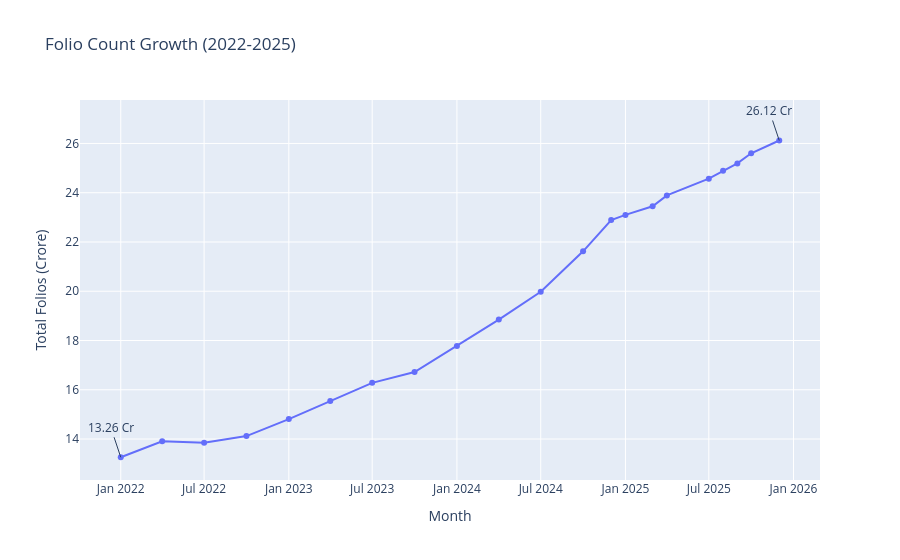

Notebook code for this chart:
### Code cell
# Convert month column
folio['month'] = pd.to_datetime(folio['month'])

# Create string version for Plotly export
folio['month_str'] = folio['month'].dt.strftime('%Y-%m')

# Create Line Chart
fig = px.line(
    folio,
    x='month_str',
    y='total_folios_crore',
    markers=True,
    title='Folio Count Growth (2022-2025)'
)

# Starting point annotation
fig.add_annotation(
    x=folio['month_str'].iloc[0],
    y=folio['total_folios_crore'].iloc[0],
    text='13.26 Cr',
    showarrow=True
)

# Ending point annotation
fig.add_annotation(
    x=folio['month_str'].iloc[-1],
    y=folio['total_folios_crore'].iloc[-1],
    text='26.12 Cr',
    showarrow=True
)

# Axis Labels
fig.update_layout(
    xaxis_title='Month',
    yaxis_title='Total Folios (Crore)'
)

# Show Chart
fig.show()

### Figure 1 — Plotly figure (JSON) as saved in the notebook; plotly's stock layout.template omitted (floating-point values rounded to 4 significant figures)
{"data": [{"hovertemplate": "month_str=%{x}<br>total_folios_crore=%{y}<extra></extra>", "legendgroup": "", "line": {"color": "#636efa", "dash": "solid"}, "marker": {"symbol": "circle"}, "mode": "lines+markers", "name": "", "orientation": "v", "showlegend": false, "type": "scatter", "x": ["2022-01", "2022-04", "2022-07", "2022-10", "2023-01", "2023-04", "2023-07", "2023-10", "2024-01", "2024-04", "2024-07", "2024-10", "2024-12", "2025-01", "2025-03", "2025-04", "2025-07", "2025-08", "2025-09", "2025-10", "2025-12"], "xaxis": "x", "y": [13.26, 13.91, 13.85, 14.12, 14.81, 15.54, 16.28, 16.72, 17.78, 18.85, 19.98, 21.62, 22.89, 23.1, 23.45, 23.89, 24.57, 24.89, 25.19, 25.6, 26.12], "yaxis": "y"}], "layout": {"annotations": [{"showarrow": true, "text": "13.26 Cr", "x": "2022-01", "y": 13.26}, {"showarrow": true, "text": "26.12 Cr", "x": "2025-12", "y": 26.12}], "legend": {"tracegroupgap": 0}, "title": {"text": "Folio Count Growth (2022-2025)"}, "xaxis": {"anchor": "y", "domain": [0, 1], "title": {"text": "Month"}}, "yaxis": {"anchor": "x", "domain": [0, 1], "title": {"text": "Total Folios (Crore)"}}}}
